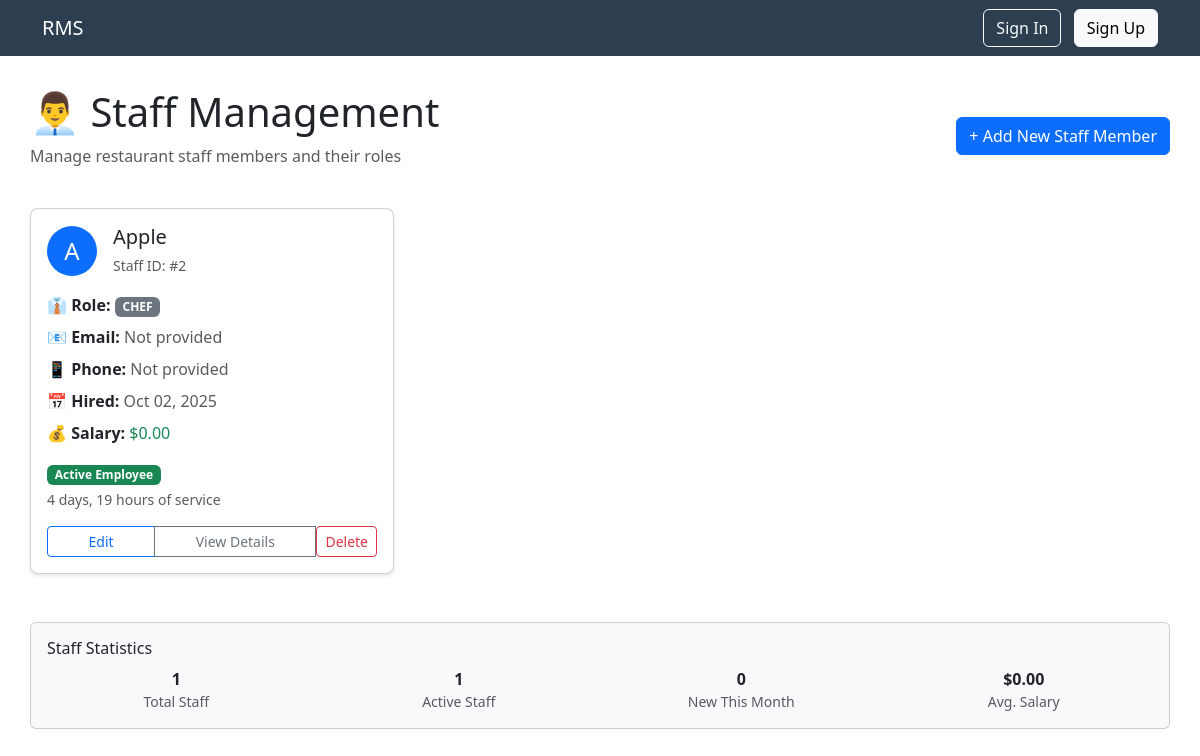
Page /staff/ on the committed database.
### staff/models.py (models this page shows, shortened)
class StaffRole(models.Model):
    ROLES_OPTIONS = (
        ('MANAGER', 'Manager'),      # Manages restaurant operations
        ('CHEF', 'Chef'),            # Cooks food in kitchen
        ('WAITER', 'Waiter'),        # Serves customers, takes orders
        ('CLEANER', 'Cleaner'),      # Keeps restaurant clean
        ('CASHIER', 'Cashier')       # Handles payments
    )
    GENDER_CHOICES = (("M", "Male"), ("F", "Female"))
    name = models.CharField(max_length=100)                                # Staff member's full name
    role = models.CharField(max_length=20, choices=ROLES_OPTIONS, default='WAITER')  # Their job role
    gender = models.CharField(max_length=1, choices=GENDER_CHOICES, blank=True, null=True)  # Gender (optional)
    hired_on = models.DateField(auto_now_add=True, blank=True, null=True)  # Date they were hired
    is_active = models.BooleanField(default=True)                          # Are they currently working?

### staff/views.py (the view)
# urls.py: path('staff/', staff_views.staff_list, name='staff_list'),
def staff_list(request):
	staff_members = StaffRole.objects.all()
	if request.method == 'POST':
		form = StaffForm(request.POST)
		if form.is_valid():
			form.save()
			return redirect('staff_list')
	else:
		form = StaffForm()
	return render(request, 'staff_list.html', {'staff_members': staff_members, 'form': form})

### templates/staff_list.html (shortened to what this page needs)
{% extends 'base.html' %}
{% block content %}
<div class="d-flex justify-content-between align-items-center mb-4">
    <div>
        <h1>👨‍💼 Staff Management</h1>
        <p class="text-muted">Manage restaurant staff members and their roles</p>
    </div>
    <button class="btn btn-primary" data-bs-toggle="modal" data-bs-target="#addStaffModal">
        + Add New Staff Member
    </button>
</div>
{% if staff_members %}
    <div class="row">
        {% for staff in staff_members %}
        <div class="col-md-6 col-lg-4 mb-4">
            <div class="card content-card h-100">
                <div class="card-body">
                    <div class="d-flex align-items-center mb-3">
                        <div class="bg-primary text-white rounded-circle d-flex align-items-center justify-content-center me-3"
                             style="width: 50px; height: 50px; font-size: 1.5rem;">
                            {{ staff.name|first|upper }}
                        </div>
                        <div>
                            <h5 class="card-title mb-1">{{ staff.name }}</h5>
                            <small class="text-muted">Staff ID: #{{ staff.id }}</small>
                        </div>
                    </div>
                    <div class="mb-3">
                        <div class="mb-2">
                            <strong>👔 Role:</strong>
                            {% if staff.role == 'Manager' %}
                                <span class="badge bg-danger">{{ staff.role }}</span>
                            {% elif staff.role == 'Chef' %}
                                <span class="badge bg-warning">{{ staff.role }}</span>
                            {% elif staff.role == 'Waiter' %}
                                <span class="badge bg-info">{{ staff.role }}</span>
                            {% else %}
                                <span class="badge bg-secondary">{{ staff.role }}</span>
                            {% endif %}
                        </div>
                        <div class="mb-2">
                            <strong>📧 Email:</strong>
                            <span class="text-muted">{{ staff.email|default:"Not provided" }}</span>
                        </div>
                        <div class="mb-2">
                            <strong>📱 Phone:</strong>
                            <span class="text-muted">{{ staff.phone|default:"Not provided" }}</span>
                        </div>
                        <div class="mb-2">
                            <strong>📅 Hired:</strong>
                            <span class="text-muted">{{ staff.hired_on|date:"M d, Y" }}</span>
                        </div>
                        <div class="mb-2">
                            <strong>💰 Salary:</strong>
                            <span class="text-success">${{ staff.salary|floatformat:2|default:"0.00" }}</span>
                        </div>
                    </div>
                    <div class="mb-3">
                        {% if staff.is_active %}
                            <span class="badge bg-success">Active Employee</span>
                        {% else %}
                            <span class="badge bg-danger">Inactive</span>
                        {% endif %}
                        <small class="text-muted d-block mt-1">
                            {{ staff.hired_on|timesince }} of service
                        </small>
                    </div>
                    <div class="mt-auto">
                        <div class="btn-group w-100">
                            <a href="{% url 'staff_edit' staff.id %}" class="btn btn-sm btn-outline-primary">Edit</a>
                            <button class="btn btn-sm btn-outline-secondary"
                                    data-bs-toggle="modal"
                                    data-bs-target="#viewStaffModal{{ staff.id }}">
                                View Details
                            </button>
                            <form action="{% url 'staff_delete' staff.id %}" method="post" style="display:inline;"
                                  onsubmit="return confirm('Are you sure you want to delete {{ staff.name }}?')">
                                <button class="btn btn-sm btn-outline-danger">Delete</button>
                            </form>
                        </div>
                    </div>
                </div>
            </div>
        </div>
        {% endfor %}
    </div>
    <div class="row mt-4">
        <div class="col-md-12">
            <div class="card bg-light">
                <div class="card-body">
                    <h6 class="card-title">Staff Statistics</h6>
                    <div class="row text-center">
                        <div class="col-md-3">
                            <strong>{{ staff_members|length }}</strong>
                            <small class="d-block text-muted">Total Staff</small>
                        </div>
                        <div class="col-md-3">
                            <strong>{{ staff_members|length }}</strong>
                            <small class="d-block text-muted">Active Staff</small>
                        </div>
                        <div class="col-md-3">
                            <strong>0</strong>
                            <small class="d-block text-muted">New This Month</small>
                        </div>
                        <div class="col-md-3">
                            <strong>$0.00</strong>
                            <small class="d-block text-muted">Avg. Salary</small>
                        </div>
                    </div>
                </div>
            </div>
        </div>
    </div>
{% endif %}
{% endblock %}

### templates/base.html (style rules this page uses)
.content-card { box-shadow: 0 2px 4px rgba(0,0,0,0.1); border-radius: 8px; }

### rows in the picture
StaffRole: name|first "A", name "Apple", id "2", role "CHEF", email "Not provided", phone "Not provided", hired_on "Oct 02, 2025", salary "0.00", is_active "Active Employee", hired_on "4 days, 19 hours"

### other values in the picture
{{ staff_members|length }} "1"
